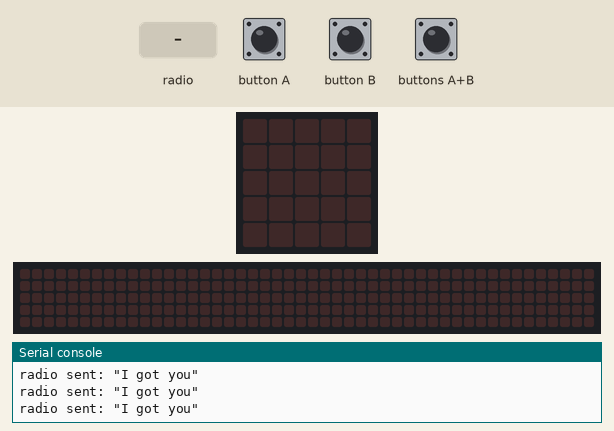
Recording of a program running on a simulated BBC micro:bit (MakeCode). On the bench: the board's 5×5 LED display, a strip that is not on the board, showing the scrolling text unrolled, the last lines printed to the serial console. The test bench sets the inputs (shaded band). No radio messages arrive unless stated (any console line starting 'radio sent:' is added by the test bench); the 48×5 strip is a reading aid, not a part: it shows the text the display is scrolling, unrolled, one strip-width of it at a time.

Above: at 1.2 s.
1.3 s: buttons A+B pressed for 0.15 s
At 2.0 s:
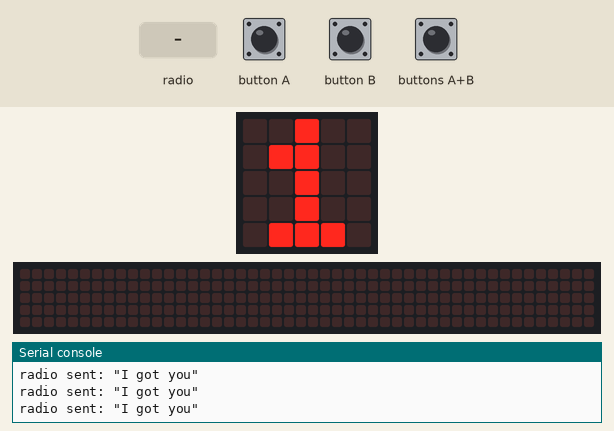
4.4 s: radio message "1" arrives
7.4 s: button A pressed for 0.15 s
10.5 s: buttons A+B pressed for 1 s
At 13.32 s:
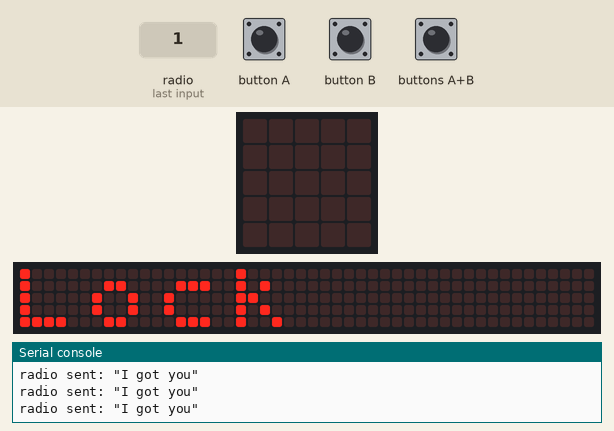
14.5 s: button B pressed for 0.15 s
At 19.2 s:
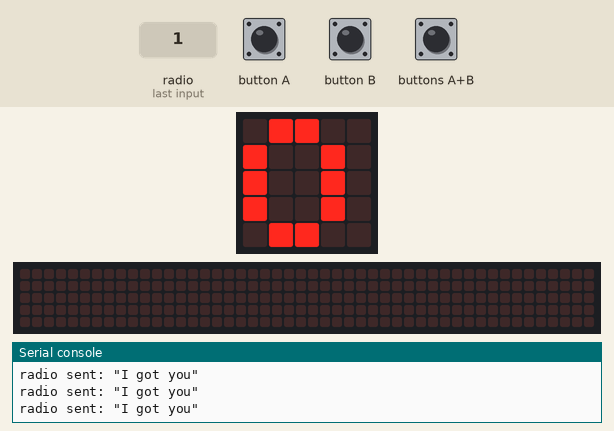

The program:

main.ts
```typescript
input.onButtonPressed(Button.A, function () {
    if (鎖 == 0) {
        廣播群組 += 1
    }
    basic.showNumber(廣播群組)
})
input.onButtonPressed(Button.AB, function () {
    basic.showNumber(廣播群組)
    if (鎖 == 1) {
        basic.pause(1000)
        basic.clearScreen()
        basic.showString("Unlock")
        鎖 = 0
    } else {
        basic.pause(1000)
        basic.clearScreen()
        basic.showString("Lock")
        鎖 = 1
    }
    basic.pause(2000)
    basic.clearScreen()
})
radio.onReceivedString(function (receivedString) {
    if (鎖 == 1) {
        if (廣播群組 == 1) {
            basic.showIcon(IconNames.Pitchfork)
            basic.pause(100)
            basic.showIcon(IconNames.Cow)
        } else if (廣播群組 == 2) {
            basic.showLeds(`
                . . # . .
                . . # # .
                . . # . .
                # # # # #
                . # # # .
                `)
            basic.pause(100)
            basic.showIcon(IconNames.SmallSquare)
        } else if (廣播群組 == 3) {
            basic.showIcon(IconNames.StickFigure)
            basic.pause(100)
            basic.showIcon(IconNames.Target)
        } else if (廣播群組 == 4) {
            basic.showIcon(IconNames.Duck)
            basic.pause(100)
            basic.showIcon(IconNames.Tortoise)
        } else {

        }
    }
})
input.onButtonPressed(Button.B, function () {
    if (鎖 == 0) {
        廣播群組 += -1
    }
    basic.showNumber(廣播群組)
})
let 鎖 = 0
let 廣播群組 = 0
廣播群組 = 1
鎖 = 1
radio.setTransmitPower(0)
basic.forever(function () {
    radio.setGroup(廣播群組)
    radio.sendString("\"I got you\"")
    basic.pause(500)
})
```

test.ts
```typescript
// 在這裡測試；當此封包作為擴充功能時，將不會編譯此內容。
```

Measured:
- after the input at 1.3 s, the display: changes after 0.15 s (image 1)
- after the input at 14.5 s, the display: first differs from a run without the input after 3.3 s (image 3)
- what the display in image 1 shows lasts 1.7 s, from 1.5 s to 3.2 s
